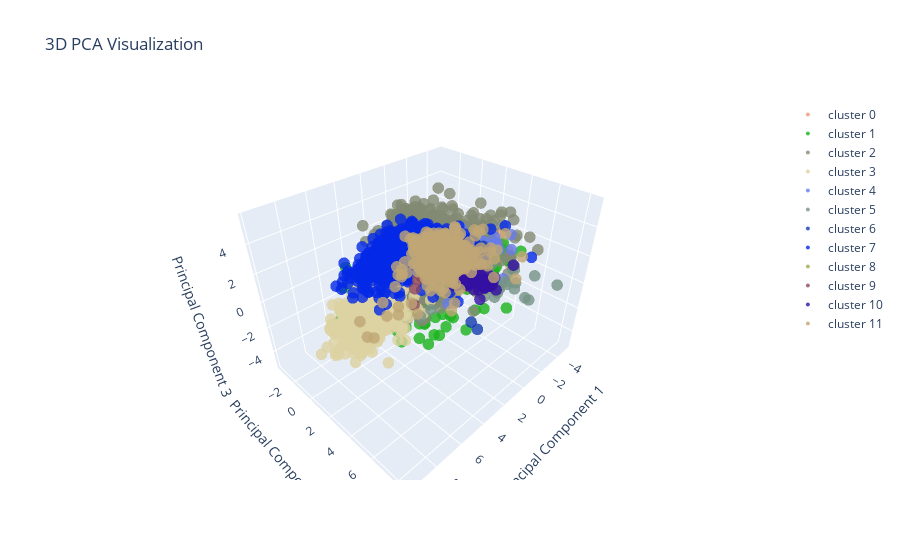

Here is the notebook cell this chart was saved with:
### Markdown cell above
# Cluster Visualization

### Code cell
import plotly.graph_objects as go
import numpy as np
from sklearn.decomposition import PCA

# v_label_umap_resnet_kmeans, v_measure_scores_umap_resnet_kmeans = evaluate_model('v_measure_resnet', test_data_resnet50_umap,best_k_resnet_umap_kmean,Model=KMeans)


# km_labels = v_label_umap_resnet_kmeans

cluster_colors = ['#%06X' % np.random.randint(0, 0xFFFFFF) for _ in range(100)]

def plot(test_data, k):

    # PCA
    pca_scaled_std = PCA(n_components=3, random_state=seed)
    X_pca_3d = pca_scaled_std.fit_transform(test_data)

    # Create a Plotly 3D Scatter plot
    traces = []
    for l, c in zip(range(0, k), cluster_colors[0:k]):
        trace = go.Scatter3d(
            x=X_pca_3d[k == l, 0],
            y=X_pca_3d[k == l, 1],
            z=X_pca_3d[k == l, 2],
            mode='markers',
            name=f'cluster {l}',
            marker=dict(size=4, opacity=0.8, color=c),
        )
        traces.append(trace)

    layout = go.Layout(
        title="3D PCA Visualization",
        scene=dict(
            xaxis=dict(title='Principal Component 1'),
            yaxis=dict(title='Principal Component 2'),
            zaxis=dict(title='Principal Component 3'),
        ),
    )

    fig = go.Figure(data=traces, layout=layout)

# Update layout for better interaction
# fig.update_layout(
#     updatemenus=[
#         dict(
#             type='buttons',
#             showactive=False,
#             buttons=[
#                 dict(label='Rotate X',
#                     method='relayout',
#                     args=['scene.camera.projection.rotation.x', 15]),
#                 dict(label='Rotate Y',
#                     method='relayout',
#                     args=['scene.camera.projection.rotation.y', 15]),
#                 dict(label='Rotate Z',
#                     method='relayout',
#                     args=['scene.camera.projection.rotation.z', 15]),
#             ],
#         ),
#     ]
# )

    fig.show()
